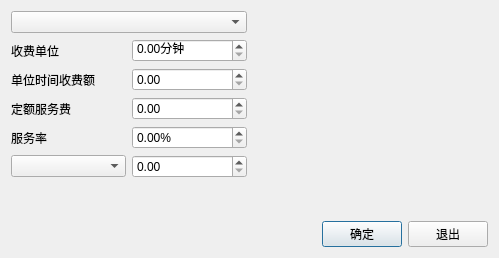
<?xml version="1.0" encoding="UTF-8"?>
<ui version="4.0">
 <class>w_bt_dish_table_tableset2_set</class>
 <widget class="QDialog" name="w_bt_dish_table_tableset2_set">
  <property name="geometry">
   <rect>
    <x>0</x>
    <y>0</y>
    <width>499</width>
    <height>258</height>
   </rect>
  </property>
  <property name="windowTitle">
   <string>Dialog</string>
  </property>
  <layout class="QVBoxLayout" name="verticalLayout">
   <item>
    <layout class="QHBoxLayout" name="horizontalLayout_2" stretch="1,1">
     <item>
      <layout class="QGridLayout" name="gridLayout" columnstretch="0,0">
       <item row="1" column="1">
        <widget class="lds_doublespinbox" name="doubleSpinBox_int_unit_minute">
         <property name="suffix">
          <string>分钟</string>
         </property>
        </widget>
       </item>
       <item row="2" column="1">
        <widget class="lds_doublespinbox" name="doubleSpinBox_num_unit_amount"/>
       </item>
       <item row="6" column="1">
        <spacer name="verticalSpacer">
         <property name="orientation">
          <enum>Qt::Vertical</enum>
         </property>
         <property name="sizeHint" stdset="0">
          <size>
           <width>20</width>
           <height>40</height>
          </size>
         </property>
        </spacer>
       </item>
       <item row="4" column="0">
        <widget class="QLabel" name="label_4">
         <property name="text">
          <string>服务率</string>
         </property>
        </widget>
       </item>
       <item row="0" column="0" colspan="2">
        <widget class="lds_ComboBox" name="comboBox_ch_service_mode"/>
       </item>
       <item row="3" column="0">
        <widget class="QLabel" name="label_3">
         <property name="text">
          <string>定额服务费</string>
         </property>
        </widget>
       </item>
       <item row="5" column="1">
        <widget class="lds_doublespinbox" name="doubleSpinBox_num_lowcost"/>
       </item>
       <item row="5" column="0">
        <widget class="lds_ComboBox" name="comboBox_ch_low_mode"/>
       </item>
       <item row="1" column="0">
        <widget class="QLabel" name="label">
         <property name="text">
          <string>收费单位</string>
         </property>
        </widget>
       </item>
       <item row="2" column="0">
        <widget class="QLabel" name="label_2">
         <property name="text">
          <string>单位时间收费额</string>
         </property>
        </widget>
       </item>
       <item row="4" column="1">
        <widget class="lds_doublespinbox" name="doubleSpinBox_int_rate">
         <property name="suffix">
          <string>%</string>
         </property>
        </widget>
       </item>
       <item row="3" column="1">
        <widget class="lds_doublespinbox" name="doubleSpinBox_num_ration"/>
       </item>
      </layout>
     </item>
     <item>
      <widget class="lds_key3x4" name="widget" native="true"/>
     </item>
    </layout>
   </item>
   <item>
    <layout class="QHBoxLayout" name="horizontalLayout">
     <item>
      <spacer name="horizontalSpacer">
       <property name="orientation">
        <enum>Qt::Horizontal</enum>
       </property>
       <property name="sizeHint" stdset="0">
        <size>
         <width>40</width>
         <height>20</height>
        </size>
       </property>
      </spacer>
     </item>
     <item>
      <widget class="lds_toolbar_button" name="pushButton_ok">
       <property name="text">
        <string>确定</string>
       </property>
       <property name="outer_stylesheet" stdset="0">
        <string>pushbutton</string>
       </property>
      </widget>
     </item>
     <item>
      <widget class="lds_toolbar_button" name="pushButton_exit">
       <property name="text">
        <string>退出</string>
       </property>
       <property name="outer_stylesheet" stdset="0">
        <string>pushbutton</string>
       </property>
      </widget>
     </item>
    </layout>
   </item>
  </layout>
 </widget>
 <customwidgets>
  <customwidget>
   <class>lds_toolbar_button</class>
   <extends>QPushButton</extends>
   <header>lds_toolbar_button.h</header>
  </customwidget>
  <customwidget>
   <class>lds_ComboBox</class>
   <extends>QComboBox</extends>
   <header>lds_combobox.h</header>
  </customwidget>
  <customwidget>
   <class>lds_doublespinbox</class>
   <extends>QDoubleSpinBox</extends>
   <header>lds_doublespinbox.h</header>
  </customwidget>
  <customwidget>
   <class>lds_key3x4</class>
   <extends>QWidget</extends>
   <header>lds_key3x4.h</header>
   <container>1</container>
  </customwidget>
 </customwidgets>
 <resources/>
 <connections/>
</ui>
